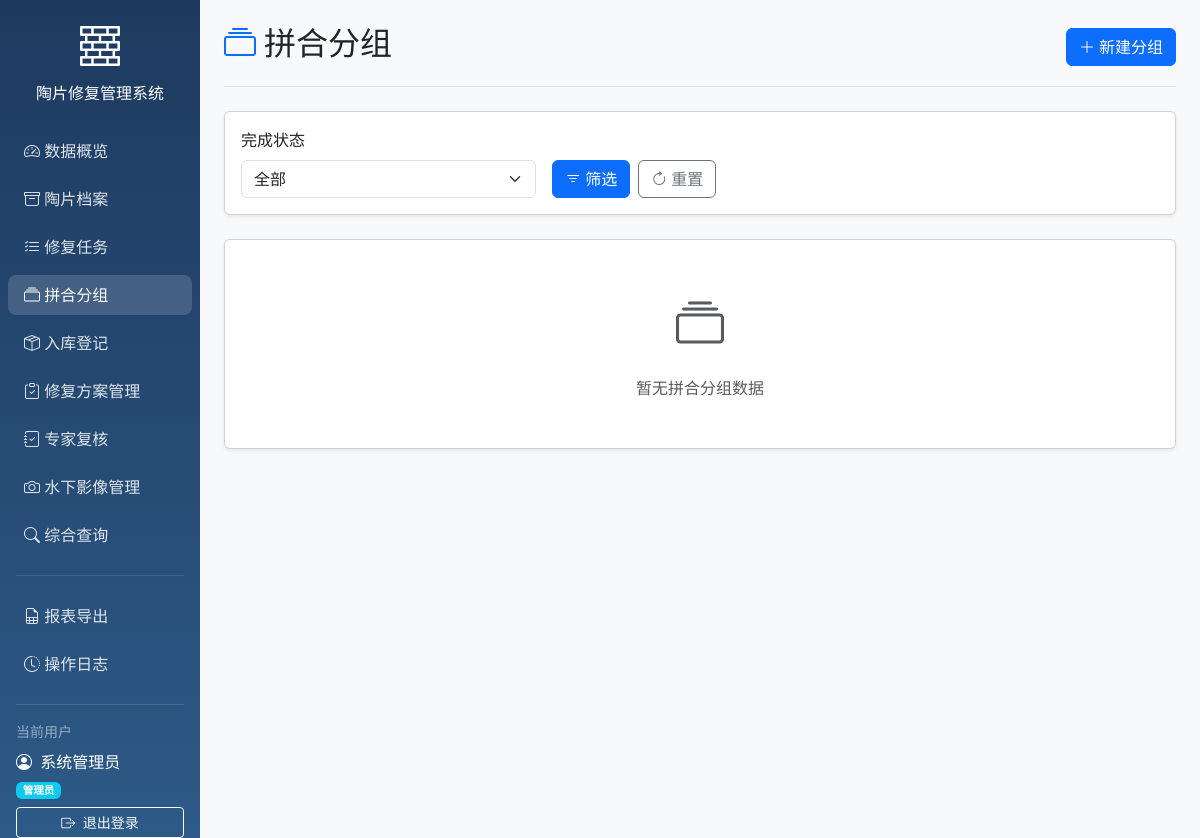
Before: /groups (signed in) with the older database file.
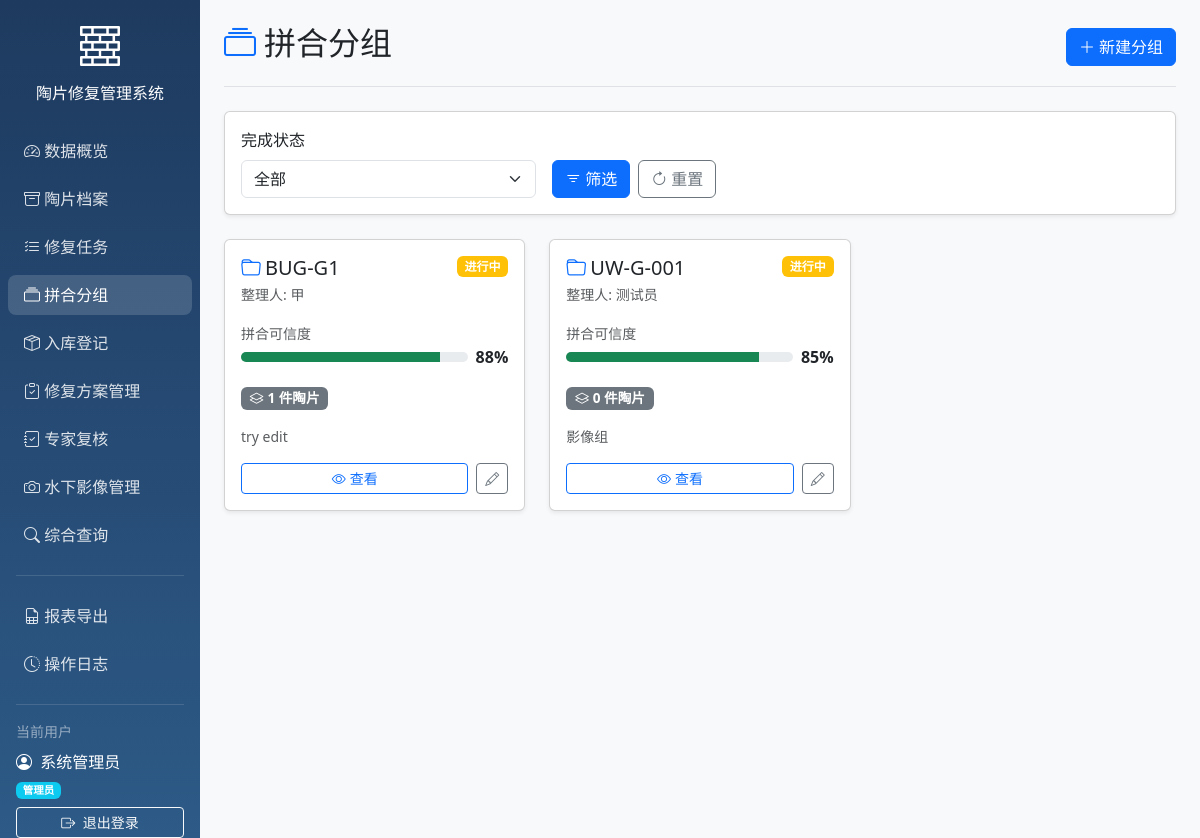
After: the same page with the newer database file.
### models/models.py (models this page shows)
class PotteryGroup(Base):
    __tablename__ = "pottery_groups"
    id = Column(Integer, primary_key=True, index=True)
    group_number = Column(String, unique=True, index=True)
    confidence = Column(Integer)
    organizer = Column(String)
    notes = Column(Text)
    is_completed = Column(Boolean, default=False)
    current_version = Column(Integer, default=1)
    created_at = Column(DateTime(timezone=True), server_default=func.now())
    updated_at = Column(DateTime(timezone=True), onupdate=func.now())
    members = relationship("PotteryGroupMember", back_populates="group", cascade="all, delete-orphan")
    versions = relationship("GroupVersion", back_populates="group", cascade="all, delete-orphan")

### main.py (the view)
@app.get("/groups", response_class=HTMLResponse)
async def list_groups(
    request: Request,
    current_user: User = Depends(get_current_user),
    db: Session = Depends(get_db),
    is_completed: Optional[str] = None
):
    query = db.query(PotteryGroup)
    if is_completed is not None and is_completed != "":
        query = query.filter(PotteryGroup.is_completed == (is_completed == "true"))
    groups = query.order_by(PotteryGroup.created_at.desc()).all()
    return templates.TemplateResponse("groups.html", {
        "request": request,
        "current_user": current_user,
        "groups": groups,
        "is_completed": is_completed
    })

### templates/groups.html (shortened to what the changed rows need)
{% extends "base.html" %}
{% block body %}
<div class="container-fluid">
    <div class="row">
        <main class="col-md-9 ms-sm-auto col-lg-10 px-md-4 main-content">
            <div class="d-flex justify-content-between flex-wrap flex-md-nowrap align-items-center pt-4 pb-3 mb-4 border-bottom">
                <h1 class="h2">
                    <i class="bi bi-collection text-primary me-2"></i>拼合分组
                </h1>
            </div>
            <div class="row g-4">
                {% for g in groups %}
                <div class="col-md-6 col-xl-4">
                    <div class="card shadow-sm h-100">
                        <div class="card-body">
                            <div class="d-flex justify-content-between align-items-start mb-3">
                                <div>
                                    <h5 class="card-title mb-1">
                                        <i class="bi bi-folder me-1 text-primary"></i>{{ g.group_number }}
                                    </h5>
                                    <p class="text-muted small mb-0">整理人: {{ g.organizer }}</p>
                                </div>
                                {% if g.is_completed %}
                                <span class="badge bg-success">已完成</span>
                                {% else %}
                                <span class="badge bg-warning">进行中</span>
                                {% endif %}
                            </div>
                            <div class="mb-3">
                                <label class="text-muted small">拼合可信度</label>
                                <div class="d-flex align-items-center">
                                    <div class="progress flex-grow-1 me-2" style="height: 10px;">
                                        <div class="progress-bar {% if g.confidence >= 80 %}bg-success{% elif g.confidence >= 50 %}bg-warning{% else %}bg-danger{% endif %}" style="width: {{ g.confidence }}%"></div>
                                    </div>
                                    <span class="fw-bold">{{ g.confidence }}%</span>
                                </div>
                            </div>
                            <div class="mb-3">
                                <span class="badge bg-secondary badge-confidence">
                                    <i class="bi bi-layers me-1"></i>{{ g.members|length }} 件陶片
                                </span>
                            </div>
                            {% if g.notes %}
                            <p class="text-muted small mb-3">{{ g.notes|truncate(50) }}</p>
                            {% endif %}
                            <div class="d-flex gap-2">
                                <a href="/groups/{{ g.id }}" class="btn btn-sm btn-outline-primary flex-grow-1">
                                    <i class="bi bi-eye me-1"></i>查看
                                </a>
                                {% if not g.is_completed %}
                                <a href="/groups/{{ g.id }}/edit" class="btn btn-sm btn-outline-secondary">
                                    <i class="bi bi-pencil"></i>
                                </a>
                                {% endif %}
                            </div>
                        </div>
                    </div>
                </div>
                {% else %}
                <div class="col-12">
                    <div class="card shadow-sm">
                        <div class="card-body text-center py-5">
                            <i class="bi bi-collection text-muted" style="font-size: 3rem;"></i>
                            <p class="text-muted mt-3 mb-0">暂无拼合分组数据</p>
                        </div>
                    </div>
                </div>
                {% endfor %}
            </div>
        </main>
    </div>
</div>
{% endblock %}

Changed rows visible on the page:
added PotteryGroup: group_number "BUG-G1", organizer "甲", is_completed "进行中", confidence "88", members|length "1", notes "try edit"
added PotteryGroup: group_number "UW-G-001", organizer "测试员", is_completed "进行中", confidence "85", members|length "0", notes "影像组"
Other visible differences:
text no longer shown: "暂无拼合分组数据"
